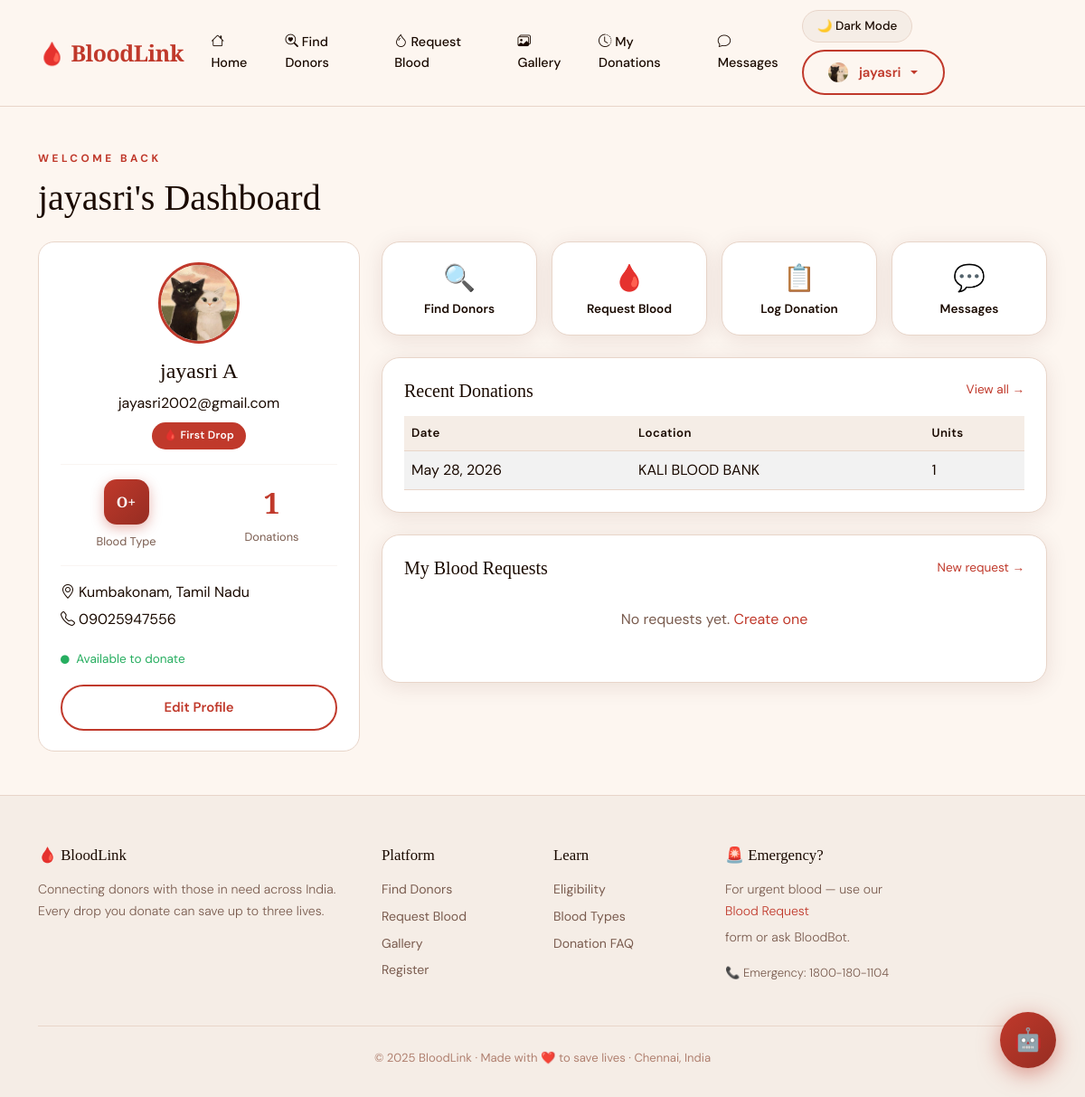
/dashboard/ (signed in), run on the app's committed database.
### core/models.py (models this page shows, shortened)
class DonorProfile(models.Model):
    user = models.OneToOneField(User, on_delete=models.CASCADE, related_name='donor_profile')
    blood_type = models.CharField(max_length=5, choices=BLOOD_TYPES)
    phone = models.CharField(max_length=15, blank=True)
    city = models.CharField(max_length=100, blank=True)
    state = models.CharField(max_length=100, blank=True)
    is_available = models.BooleanField(default=True)
    avatar = models.ImageField(upload_to='avatars/', blank=True, null=True)
    latitude = models.FloatField(null=True, blank=True)
    longitude = models.FloatField(null=True, blank=True)
    bio = models.TextField(blank=True)
    badge = models.CharField(max_length=20, choices=BADGE_TIERS, default='none')
    phone_verified = models.BooleanField(default=False)
    has_hiv          = models.BooleanField(default=False)
    has_diabetes     = models.BooleanField(default=False)
    has_sugar        = models.BooleanField(default=False)
    has_skin_disease = models.BooleanField(default=False)
    covid_vaccinated  = models.BooleanField(default=False)
    created_at = models.DateTimeField(auto_now_add=True)
    def donation_count(self):
        return self.user.donations.count()

class DonationRecord(models.Model):
    donor = models.ForeignKey(User, on_delete=models.CASCADE, related_name='donations')
    date = models.DateField()
    location = models.CharField(max_length=200)
    units = models.PositiveIntegerField(default=1)
    notes = models.TextField(blank=True)
    photo = models.ImageField(upload_to='donation_photos/', blank=True, null=True)
    created_at = models.DateTimeField(auto_now_add=True)
    class Meta:
        ordering = ['-date']

### core/views.py (the view)
# urls.py: path('dashboard/', views.dashboard, name='dashboard'),
@login_required
def dashboard(request):
    try:
        profile = request.user.donor_profile
    except DonorProfile.DoesNotExist:
        profile = DonorProfile.objects.create(user=request.user, blood_type='O+')
    donations    = request.user.donations.all()[:5]
    my_requests  = request.user.blood_requests.all()[:5]
    unread_count = Message.objects.filter(receiver=request.user, is_read=False).count()
    return render(request, 'dashboard.html', {
        'profile': profile,
        'donations': donations,
        'my_requests': my_requests,
        'unread_count': unread_count,
    })

### core/context_processors.py (called while the page is built)
def gemini_key(request):
    return {'gemini_api_key': settings.GEMINI_API_KEY}

### templates/dashboard.html (shortened to what this page needs)
{% extends 'base.html' %}
{% block content %}
<div class="container py-5">
  <div class="mb-4">
    <div class="section-label">Welcome back</div>
    <h1 style="font-family:'Playfair Display',serif;color:var(--text)">
      {{ user.first_name|default:user.username }}'s Dashboard
    </h1>
  </div>
  <div class="row g-4">
    <div class="col-lg-4">
      <div class="donor-card h-100">
        <div class="text-center mb-3">
          {% if profile.avatar %}
          <img src="{{ profile.avatar.url }}" class="rounded-circle mb-3" style="width:90px;height:90px;object-fit:cover;border:3px solid var(--red)"/>
          {% else %}
          <div style="width:90px;height:90px;border-radius:50%;background:var(--red-glow);border:3px solid var(--red);display:flex;align-items:center;justify-content:center;font-size:2.5rem;margin:0 auto 1rem">👤</div>
          {% endif %}
          <h4 style="font-family:'Playfair Display',serif;color:var(--text)">{{ user.get_full_name|default:user.username }}</h4>
          <div class="donor-meta">{{ user.email }}</div>
          {% if profile.badge != 'none' %}
          <span class="badge-blood mt-2 d-inline-block">{{ profile.get_badge_display }}</span>
          {% endif %}
        </div>
        <hr class="divider">
        <div class="row text-center g-3">
          <div class="col-6">
            <div class="blood-type-badge mx-auto mb-2">{{ profile.blood_type }}</div>
            <div style="font-size:.8rem;color:var(--text-muted)">Blood Type</div>
          </div>
          <div class="col-6">
            <div style="font-size:2rem;font-weight:700;color:var(--red);font-family:'Playfair Display',serif">{{ profile.donation_count }}</div>
            <div style="font-size:.8rem;color:var(--text-muted)">Donations</div>
          </div>
        </div>
        <hr class="divider">
        {% if profile.city %}<div class="donor-meta mb-1"><i class="bi bi-geo-alt me-1"></i>{{ profile.city }}{% if profile.state %}, {{ profile.state }}{% endif %}</div>{% endif %}
        {% if profile.phone %}<div class="donor-meta"><i class="bi bi-telephone me-1"></i>{{ profile.phone }}</div>{% endif %}
        <div class="mt-3">
          <span style="font-size:.85rem;color:{% if profile.is_available %}#27ae60{% else %}var(--text-muted){% endif %}">
            <i class="bi bi-circle-fill me-1" style="font-size:.6rem"></i>
            {% if profile.is_available %}Available to donate{% else %}Not available{% endif %}
          </span>
        </div>
        <a href="{% url 'profile' %}" class="btn-outline-blood mt-3 d-block text-center">Edit Profile</a>
      </div>
    </div>
    <div class="col-lg-8">
      <div class="row g-3 mb-4">
        <div class="col-sm-6 col-md-3">
          <a href="{% url 'search_donors' %}" class="card text-center p-3 text-decoration-none h-100">
            <div style="font-size:1.8rem">🔍</div>
            <div style="font-size:.85rem;font-weight:600;color:var(--text)">Find Donors</div>
          </a>
        </div>
        <div class="col-sm-6 col-md-3">
          <a href="{% url 'request_blood' %}" class="card text-center p-3 text-decoration-none h-100">
            <div style="font-size:1.8rem">🩸</div>
            <div style="font-size:.85rem;font-weight:600;color:var(--text)">Request Blood</div>
          </a>
        </div>
        <div class="col-sm-6 col-md-3">
          <a href="{% url 'donation_history' %}" class="card text-center p-3 text-decoration-none h-100">
            <div style="font-size:1.8rem">📋</div>
            <div style="font-size:.85rem;font-weight:600;color:var(--text)">Log Donation</div>
          </a>
        </div>
        <div class="col-sm-6 col-md-3">
          <a href="{% url 'inbox' %}" class="card text-center p-3 text-decoration-none h-100">
            <div style="font-size:1.8rem">💬</div>
            <div style="font-size:.85rem;font-weight:600;color:var(--text)">
              Messages
            </div>
          </a>
        </div>
      </div>
      <div class="card p-4 mb-4">
        <div class="d-flex justify-content-between align-items-center mb-3">
          <h5 style="font-family:'Playfair Display',serif;color:var(--text);margin:0">Recent Donations</h5>
          <a href="{% url 'donation_history' %}" style="font-size:.85rem;color:var(--red)">View all →</a>
        </div>
        {% if donations %}
        <div class="table-responsive">
          <table class="table table-striped mb-0">
            <thead><tr><th>Date</th><th>Location</th><th>Units</th></tr></thead>
            <tbody>
              {% for d in donations %}
              <tr>
                <td>{{ d.date }}</td>
                <td>{{ d.location }}</td>
                <td>{{ d.units }}</td>
              </tr>
              {% endfor %}
            </tbody>
          </table>
        </div>
        {% else %}
        <p style="color:var(--text-muted);text-align:center;padding:1rem">No donations recorded yet. <a href="{% url 'donation_history' %}">Log your first!</a></p>
        {% endif %}
      </div>
      <div class="card p-4">
        <div class="d-flex justify-content-between align-items-center mb-3">
          <h5 style="font-family:'Playfair Display',serif;color:var(--text);margin:0">My Blood Requests</h5>
          <a href="{% url 'request_blood' %}" style="font-size:.85rem;color:var(--red)">New request →</a>
        </div>
        {% if my_requests %}
        {% for req in my_requests %}
        <div style="padding:.75rem 0;border-bottom:1px solid var(--border);display:flex;justify-content:space-between;align-items:center">
          <div>
            <div style="font-weight:600;color:var(--text)">{{ req.blood_type }} — {{ req.hospital }}</div>
            <div style="font-size:.83rem;color:var(--text-muted)">{{ req.city }} · {{ req.created_at|date:"M d, Y" }}</div>
          </div>
          <span class="badge-blood {% if req.status == 'fulfilled' %}" style="background:#27ae60{% endif %}">{{ req.get_status_display }}</span>
        </div>
        {% endfor %}
        {% else %}
        <p style="color:var(--text-muted);text-align:center;padding:1rem">No requests yet. <a href="{% url 'request_blood' %}">Create one</a></p>
        {% endif %}
      </div>
    </div>
  </div>
</div>
{% endblock %}

### templates/base.html (shortened to what this page needs)
<!DOCTYPE html>
<html lang="en" data-theme="light">
<head>
  <link href="https://cdn.jsdelivr.net/npm/bootstrap@5.3.2/dist/css/bootstrap.min.css" rel="stylesheet"/>
  <link href="https://cdn.jsdelivr.net/npm/bootstrap-icons@1.11.3/font/bootstrap-icons.css" rel="stylesheet"/>
  {% load static %}
  <link rel="stylesheet" href="{% static 'css/styles.css' %}"/>
</head>
<body>
<nav class="navbar navbar-expand-lg">
  <div class="container">
    <a class="navbar-brand" href="{% url 'home' %}">🩸 BloodLink</a>
    <div class="collapse navbar-collapse" id="navMenu">
      <ul class="navbar-nav me-auto mb-2 mb-lg-0">
        <li class="nav-item"><a class="nav-link" href="{% url 'home' %}"><i class="bi bi-house me-1"></i>Home</a></li>
        <li class="nav-item"><a class="nav-link" href="{% url 'search_donors' %}"><i class="bi bi-search-heart me-1"></i>Find Donors</a></li>
        <li class="nav-item"><a class="nav-link" href="{% url 'request_blood' %}"><i class="bi bi-droplet me-1"></i>Request Blood</a></li>
        <li class="nav-item"><a class="nav-link" href="{% url 'gallery' %}"><i class="bi bi-images me-1"></i>Gallery</a></li>
        {% if user.is_authenticated %}
        <li class="nav-item"><a class="nav-link" href="{% url 'donation_history' %}"><i class="bi bi-clock-history me-1"></i>My Donations</a></li>
        <li class="nav-item">
          <a class="nav-link" href="{% url 'inbox' %}">
            <i class="bi bi-chat me-1"></i>Messages
          </a>
        </li>
        {% endif %}
      </ul>
      <div class="d-flex align-items-center gap-2 flex-wrap">
        <button id="theme-toggle" aria-label="Toggle dark/light mode">🌙 Dark</button>
        {% if user.is_authenticated %}
          <div class="dropdown">
            <button class="btn-outline-blood dropdown-toggle" type="button" data-bs-toggle="dropdown">
              {% if user.donor_profile.avatar %}
                <img src="{{ user.donor_profile.avatar.url }}" style="width:22px;height:22px;border-radius:50%;object-fit:cover;margin-right:.3rem;" alt="">
              {% else %}
                👤
              {% endif %}
              {{ user.first_name|default:user.username }}
            </button>
          </div>
        {% else %}
          <a href="{% url 'login' %}" class="btn-outline-blood">Login</a>
          <a href="{% url 'register' %}" class="btn-blood">Register Free</a>
        {% endif %}
      </div>
    </div>
  </div>
</nav>
{% block content %}{% endblock %}
<div id="bloodbot-fab">
  <button id="bloodbot-btn" aria-label="Open BloodBot AI">🤖</button>
</div>
<footer>
  <div class="container">
    <div class="row g-4">
      <div class="col-lg-4">
        <h5>🩸 BloodLink</h5>
        <p class="footer-desc">Connecting donors with those in need across India. Every drop you donate can save up to three lives.</p>
      </div>
      <div class="col-lg-2 col-6">
        <h5>Platform</h5>
        <a href="{% url 'search_donors' %}">Find Donors</a>
        <a href="{% url 'request_blood' %}">Request Blood</a>
        <a href="{% url 'gallery' %}">Gallery</a>
        <a href="{% url 'register' %}">Register</a>
      </div>
      <div class="col-lg-2 col-6">
        <h5>Learn</h5>
        <a href="#">Eligibility</a>
        <a href="#">Blood Types</a>
        <a href="#">Donation FAQ</a>
      </div>
      <div class="col-lg-4">
        <h5>🚨 Emergency?</h5>
        <p class="footer-desc">For urgent blood — use our <a href="{% url 'request_blood' %}" style="color:var(--red)">Blood Request</a> form or ask BloodBot.</p>
        <p class="footer-desc" style="font-size:.82rem;">📞 Emergency: 1800-180-1104</p>
      </div>
    </div>
    <div class="footer-bottom">© 2025 BloodLink · Made with ❤️ to save lives · Chennai, India</div>
  </div>
</footer>
{% load static %}
</body>
</html>

### data on the page
DonorProfile: avatar (picture), badge "🩸 First Drop", blood_type "O+", donation_count "1", city "Kumbakonam", state "Tamil Nadu", phone "09025947556"
DonationRecord: date "May 28, 2026", location "KALI BLOOD BANK", units "1"

### other printed values
{{ user.first_name|default:user.username }} "jayasri"
{{ user.get_full_name|default:user.username }} "jayasri A"
{{ user.email }} "jayasri2002@gmail.com"
